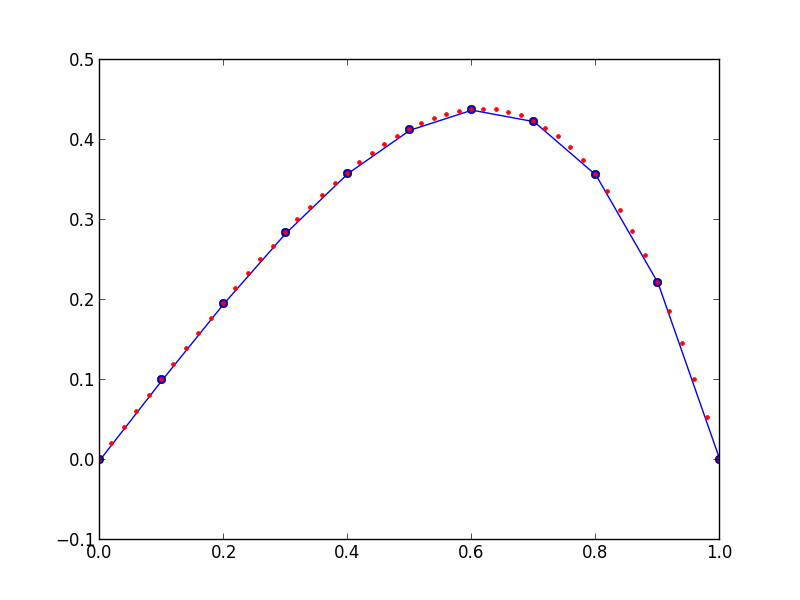

Recreate this plot in Python.
#! /usr/bin/env python
#
def fem1d_bvp_quadratic ( ):
#
## FEM1D_BVP_QUADRATIC solves a two point boundary value problem.
#
#  Location:
#
#    http://people.sc.fsu.edu/~jburkardt/py_src/fem1d_bvp_quadratic/fem1d_bvp_quadratic.html
#
#  Discussion:
#
#    The finite element method is used, with piecewise quadratic elements.
#
#  Licensing:
#
#    This code is distributed under the GNU LGPL license.
#
#  Modified:
#
#    17 September 2014
#
#  Author:
#
#    John Burkardt
#
  import matplotlib.pyplot as plt
  import numpy as np
  import scipy.linalg as la
  from timestamp import timestamp

  timestamp ( )
  print ""
  print "FEM1D_BVP_QUADRATIC"
  print "  Python version"
  print "  Given the two point boundary value problem:"
  print "    -u'' = x * ( x + 3 ) * exp ( x ), 0 < x < 1"
  print "  with boundary conditions"
  print "    u(0) = 0, u(1) = 0,"
  print "  demonstrate how the finite element method can be used to"
  print "  define and compute a discrete approximation to the solution."
  print "  This program uses piecewise quadratic elements."
#
#  Define the interval.
#
  a = 0.0
  b = 1.0
#
#  Define the mesh, N_NUM evenly spaced points between A and B.
#  Because we are using quadratic elements, we need N_NUM to be odd!
#
  n_num = 11
  x = np.linspace ( a, b, n_num )

  print ""
  print "  Nodes:"
  print ""
  for i in range ( 0, n_num ):
    print "  %d  %f" %( i, x[i] )
#
#  Set the number of elements.
#
#  Using quadratic elements, the relationship between number of nodes
#  and number of elements is more complicated.
#
#  0  1  2  3  4  5  6  7  8  8 10  0-based node indices
#  1  2  3  4  5  6  7  8  9 10 11  1-based node indices
#  N--n--N--n--N--n--N--n--N--n--N  11 nodes
#  *-----*-----*-----*-----*-----*   5 elements
#     1     2     3     4     5      1-based node indices
#     0     1     2     3     4      0-based node indices
#
  e_num = ( n_num - 1 ) / 2
#
#  Set a 3 point quadrature rule on the reference interval [-1,1].
#
  q_num = 3

  xg = np.array ( ( \
    -0.774596669241483377035853079956, \
     0.0, \
     0.774596669241483377035853079956 ) )

  wg = np.array ( ( \
    5.0 / 9.0, \
    8.0 / 9.0, \
    5.0 / 9.0 ) )
#
#  Compute the system matrix A and right hand side RHS.
#
  A = np.zeros ( ( n_num, n_num ) )
  rhs = np.zeros ( n_num )
#
#  Look at element E: (0, 1, 2, ..., E_NUM-1).
#
  for e in range ( 0, e_num ):

    l = 2 * e
    m = 2 * e + 1
    r = 2 * e + 2

    xl = x[l]
    xm = x[m]
    xr = x[r]
#
#  Consider quadrature point Q: (0, 1, 2 ) in element E.
#
    for q in range ( 0, q_num ):
#
#  Map XG and WG from [-1,1] to
#      XQ and WQ in [XL,XM,XR].
#
      xq = xl + ( xg[q] + 1.0 ) * ( xr - xl ) / 2.0
      wq = wg[q] * ( xr - xl ) / 2.0
#
#  Evaluate PHI(L), PHI(M) and PHI(R), and their derivatives at XQ.
#
#  It must be true that PHI(L) is 1 at XL and 0 at XM and XR,
#  with similar requirements for PHI(M) and PHI(R).
#
      phil =    ( xq - xm ) * ( xq - xr )   / \
              ( ( xl - xm ) * ( xl - xr ) )
      philp = ( ( xq - xr ) + ( xq - xm ) ) / \
              ( ( xl - xm ) * ( xl - xr ) )

      phim =    ( xq - xl ) * ( xq - xr )   / \
              ( ( xm - xl ) * ( xm - xr ) )
      phimp = ( ( xq - xr ) + ( xq - xl ) ) / \
              ( ( xm - xl ) * ( xm - xr ) )

      phir =    ( xq - xl ) * ( xq - xm )   / \
              ( ( xr - xl ) * ( xr - xm ) )
      phirp = ( ( xq - xm ) + ( xq - xl ) ) / \
              ( ( xr - xl ) * ( xr - xm ) )

      fxq = rhs_fn ( xq )
#
#  Add the terms from this element to the matrix.
#
      A[l][l] = A[l][l] + wq * philp * philp
      A[l][m] = A[l][m] + wq * philp * phimp
      A[l][r] = A[l][r] + wq * philp * phirp
      rhs[l]  = rhs[l]  + wq * phil  * fxq

      A[m][l] = A[m][l] + wq * phimp * philp
      A[m][m] = A[m][m] + wq * phimp * phimp
      A[m][r] = A[m][r] + wq * phimp * phirp
      rhs[m]  = rhs[m]  + wq * phim  * fxq

      A[r][l] = A[r][l] + wq * phirp * philp
      A[r][m] = A[r][m] + wq * phirp * phimp
      A[r][r] = A[r][r] + wq * phirp * phirp
      rhs[r]  = rhs[r]  + wq * phir  * fxq
#
#  Modify the linear system to enforce the left boundary condition.
#
  A[0,0] = 1.0
  A[0,1:n_num-1] = 0.0
  rhs[0] = exact_fn ( x[0] )
#
#  Modify the linear system to enforce the right boundary condition.
#
  A[n_num-1,n_num-1] = 1.0
  A[n_num-1,0:n_num-1] = 0.0
  rhs[n_num-1] = exact_fn ( x[n_num-1] )

  r8vec_print ( n_num, rhs, '  RHS' )
#
#  Solve the linear system.
#
  u = la.solve ( A, rhs )
#
#  Evaluate the exact solution at the nodes.
#
  uex = np.zeros ( n_num )
  for i in range ( 0, n_num ):
    uex[i] = exact_fn ( x[i] )
#
#  Compare the solution and the error at the nodes.
#
  print ""
  print "  Node          Ucomp           Uexact          Error"
  print ""
  for i in range ( 0, n_num ):
    err = abs ( uex[i] - u[i] )
    print "  %4d  %14.6g  %14.6g  %14.6g" % ( i, u[i], uex[i], err )
#
#  Plot the computed solution and the exact solution.
#  Evaluate the exact solution at enough points that the curve will look smooth.
#
  npp = 51
  xp = np.linspace ( a, b, npp )
  up = np.zeros ( npp )
  for i in range ( 0, npp ):
    up[i] = exact_fn ( xp[i] )

  plt.plot ( x, u, 'bo-', xp, up, 'r.' )
  plt.show ( )
#
#  Terminate.
#
  print ""
  print "FEM1D_BVP_QUADRATIC:"
  print "  Normal end of execution."
  print ""
  timestamp ( )
#
#  That is the end of the main program.
#  Now we list some helper functions.
#
def exact_fn ( x ):
#
## EXACT_FN evaluates the exact solution.
#
  from math import exp
  value = x * ( 1 - x ) * exp ( x )
  return value

def rhs_fn ( x ):
#
## RHS_FN evaluates the right hand side.
#
  from math import exp
  value = x * ( x + 3 ) * exp ( x )
  return value
#
#  If this script is called directly, then run it as a program.
#
if ( __name__ == '__main__' ):
  fem1d_bvp_quadratic ( )
